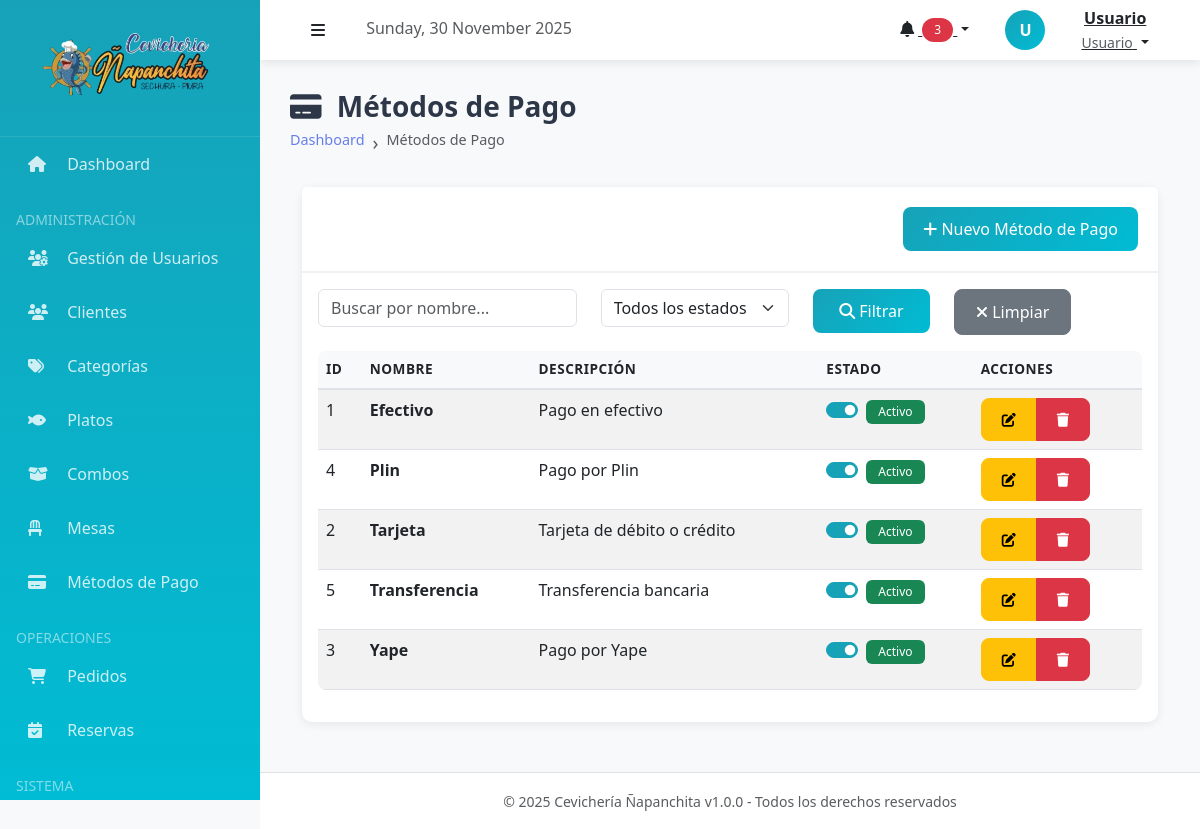
Page /index.php?action=metodos_pago (signed in) on the committed database.
### tables this page shows
CREATE TABLE metodos_pago (
    id INT AUTO_INCREMENT PRIMARY KEY,
    nombre VARCHAR(50) NOT NULL,
    descripcion VARCHAR(255),
    activo BOOLEAN DEFAULT TRUE,
    
    INDEX idx_metodos_pago_activo (activo)
);

### controllers/MetodoPagoController.php (called while the page is built, shortened)
<?php
require_once __DIR__ . '/../models/MetodoPago.php';
class MetodoPagoController {
    private $metodoPago;
    public function __construct() {
        $this->metodoPago = new MetodoPago();
    }
    public function index() {
        $filtros = [];
        $metodosPago = $this->metodoPago->listar($filtros);
        include __DIR__ . '/../views/metodos_pago/index.php';
    }
}

### models/MetodoPago.php (called while the page is built, shortened)
<?php
require_once __DIR__ . '/../config/database.php';
class MetodoPago {
    private $conn;
    private $table = 'metodos_pago';
    public function __construct() {
        $database = new Database();
        $this->conn = $database->getConnection();
    }
    public function listar($filtros = []) {
        $query = "SELECT * FROM {$this->table} WHERE 1=1";
        $params = [];
        $query .= " ORDER BY nombre ASC";
        $stmt = $this->conn->prepare($query);
        $stmt->execute($params);
        return $stmt->fetchAll(PDO::FETCH_ASSOC);
    }
}

### config/database.php (called while the page is built, shortened)
<?php
class Database
{
    private $host = "localhost";
    private $db_name = "napanchita_db";
    private $username = "root";
    private $password = "";
    public function getConnection()
    {
        try {
            $this->conn = new PDO(
                "mysql:host=" . $this->host . ";dbname=" . $this->db_name . ";charset=utf8mb4",
                $this->username,
                $this->password
            );
            $this->conn->setAttribute(PDO::ATTR_ERRMODE, PDO::ERRMODE_EXCEPTION);
            $this->conn->setAttribute(PDO::ATTR_EMULATE_PREPARES, false);
            return $this->conn;
        } catch (PDOException $e) {
            echo "Error de conexión: " . $e->getMessage();
            return null;
        }
    }
}

### views/metodos_pago/index.php (the view, shortened to what this page needs)
<?php
include __DIR__ . '/../layouts/header.php';
?>
<div class="page-header">
    <h1><i class="fas fa-credit-card me-2"></i> Métodos de Pago</h1>
    <nav aria-label="breadcrumb">
        <ol class="breadcrumb">
            <li class="breadcrumb-item"><a href="<?php echo BASE_URL; ?>index.php?action=dashboard">Dashboard</a></li>
            <li class="breadcrumb-item active">Métodos de Pago</li>
        </ol>
    </nav>
</div>
<div class="container-fluid">
    <div class="card">
        <div class="card-header d-flex justify-content-between align-items-center">
            <h5 class="mb-0"><i class="fas fa-list"></i> Lista de Métodos de Pago</h5>
            <a href="<?php echo BASE_URL; ?>index.php?action=metodos_pago_crear" class="btn btn-primary">
                <i class="fas fa-plus"></i> Nuevo Método de Pago
            </a>
        </div>
        <div class="card-body">
            <form method="GET" action="<?php echo BASE_URL; ?>index.php" class="row mb-3">
                <div class="col-md-4">
                    <input type="text" name="buscar" class="form-control"
                           placeholder="Buscar por nombre..."
                           value="<?php echo $_GET['buscar'] ?? ''; ?>">
                </div>
                <div class="col-md-3">
                    <select name="activo" class="form-select">
                        <option value="">Todos los estados</option>
                    </select>
                </div>
                <div class="col-md-2">
                    <button type="submit" class="btn btn-primary w-100">
                        <i class="fas fa-search"></i> Filtrar
                    </button>
                </div>
                <div class="col-md-2">
                    <a href="<?php echo BASE_URL; ?>index.php?action=metodos_pago" class="btn btn-secondary w-100">
                        <i class="fas fa-times"></i> Limpiar
                    </a>
                </div>
            </form>
            <table id="tablaMetodosPago" class="table table-striped table-hover">
                <thead>
                    <tr>
                        <th>ID</th>
                        <th>Nombre</th>
                        <th>Descripción</th>
                        <th>Estado</th>
                        <th>Acciones</th>
                    </tr>
                </thead>
                <tbody>
                    <?php if (empty($metodosPago)): ?>
                        <tr>
                            <td colspan="5" class="text-center">No hay métodos de pago registrados</td>
                        </tr>
                    <?php else: ?>
                        <?php foreach ($metodosPago as $metodo): ?>
                            <tr>
                                <td><?php echo $metodo['id']; ?></td>
                                <td><strong><?php echo htmlspecialchars($metodo['nombre']); ?></strong></td>
                                <td><?php echo htmlspecialchars($metodo['descripcion'] ?? '-'); ?></td>
                                <td>
                                    <div class="form-check form-switch">
                                        <input class="form-check-input" type="checkbox"
                                               id="activo<?php echo $metodo['id']; ?>"
                                               <?php echo $metodo['activo'] ? 'checked' : ''; ?>
                                               onchange="cambiarEstado(<?php echo $metodo['id']; ?>, this.checked)">
                                        <label class="form-check-label" for="activo<?php echo $metodo['id']; ?>">
                                            <span class="badge bg-<?php echo $metodo['activo'] ? 'success' : 'secondary'; ?>">
                                                <?php echo $metodo['activo'] ? 'Activo' : 'Inactivo'; ?>
                                            </span>
                                        </label>
                                    </div>
                                </td>
                                <td>
                                    <div class="btn-group btn-group-sm">
                                        <a href="<?php echo BASE_URL; ?>index.php?action=metodos_pago_editar&id=<?php echo $metodo['id']; ?>"
                                           class="btn btn-warning" title="Editar">
                                            <i class="fas fa-edit"></i>
                                        </a>
                                        <button onclick="confirmarEliminar(<?php echo $metodo['id']; ?>)"
                                                class="btn btn-danger" title="Eliminar">
                                            <i class="fas fa-trash"></i>
                                        </button>
                                    </div>
                                </td>
                            </tr>
                        <?php endforeach; ?>
                    <?php endif; ?>
                </tbody>
            </table>
        </div>
    </div>
</div>
<?php include __DIR__ . '/../layouts/footer.php'; ?>

### public/css/style.css (style rules this page uses)
:root { --color-primary: #667eea; --color-secondary: #764ba2; --color-success: #28a745; --color-danger: #dc3545; --color-warning: #ffc107; --color-info: #17a2b8; --color-light: #f8f9fa; --color-dark: #343a40; --transition: all 0.3s ease; }
body { font-family: 'Segoe UI', Tahoma, Geneva, Verdana, sans-serif; background-color: #f4f6f9; }
.card { transition: var(--transition); margin-bottom: 20px; }
.card-header { font-weight: 600; background: linear-gradient(135deg, var(--color-primary) 0%, var(--color-secondary) 100%); color: white; border-bottom: none; }
.btn { transition: var(--transition); font-weight: 500; border-radius: 8px; padding: 10px 20px; }
.btn-primary { background: linear-gradient(135deg, var(--color-primary) 0%, var(--color-secondary) 100%); border: none; }
.badge { padding: 6px 12px; font-weight: 500; border-radius: 6px; }
.table { background: white; border-radius: 8px; overflow: hidden; }
.table thead th { background-color: #f8f9fa; border-bottom: 2px solid #dee2e6; font-weight: 600; text-transform: uppercase; font-size: 0.85rem; letter-spacing: 0.5px; }
.breadcrumb { background: transparent; font-size: 0.9rem; }
.breadcrumb-item + .breadcrumb-item::before { content: "›"; font-size: 1.2rem; }
.breadcrumb-item a { color: var(--color-primary); text-decoration: none; }

### public/css/tema-celeste.css (style rules this page uses)
:root { --primary-color: #17a2b8; --primary-dark: #138496; --primary-light: #00bcd4; --primary-gradient: linear-gradient(135deg, #17a2b8 0%, #00bcd4 100%); }
.btn-primary { background: linear-gradient(135deg, #17a2b8 0%, #00bcd4 100%); border-color: #17a2b8; }
a { color: #17a2b8; }
.form-check-input:checked { background-color: #17a2b8; border-color: #17a2b8; }

### views/layouts/header.php (style rules this page uses)
:root { --sidebar-width: 260px; --header-height: 60px; --primary-color: #17a2b8; --secondary-color: #00bcd4; }
body { font-family: 'Segoe UI', Tahoma, Geneva, Verdana, sans-serif; background-color: #f8f9fa; }
.page-header { margin-bottom: 30px; }
.page-header h1 { font-size: 28px; font-weight: 700; color: #2d3748; margin: 0; }
.breadcrumb { background: transparent; padding: 0; margin: 5px 0 0 0; }
.card { border: none; box-shadow: 0 2px 10px rgba(0, 0, 0, 0.08); border-radius: 10px; }
.card-header { background: white; border-bottom: 2px solid #f1f1f1; font-weight: 600; padding: 20px; }

### rows in the picture
metodos_pago: id "1", nombre "Efectivo", descripcion "Pago en efectivo", activo "☑", shows "Activo"
metodos_pago: id "4", nombre "Plin", descripcion "Pago por Plin", activo "☑", shows "Activo"
metodos_pago: id "2", nombre "Tarjeta", descripcion "Tarjeta de débito o crédito", activo "☑", shows "Activo"
metodos_pago: id "5", nombre "Transferencia", descripcion "Transferencia bancaria", activo "☑", shows "Activo"
metodos_pago: id "3", nombre "Yape", descripcion "Pago por Yape", activo "☑", shows "Activo"

### other values in the picture
substr($_SESSION['nombre'] ?? 'U', 0, 1) "U"
$_SESSION['nombre'] "Usuario"
$_SESSION['rol'] "Usuario"
APP_NAME "Cevichería Ñapanchita"
APP_VERSION "1.0.0"
